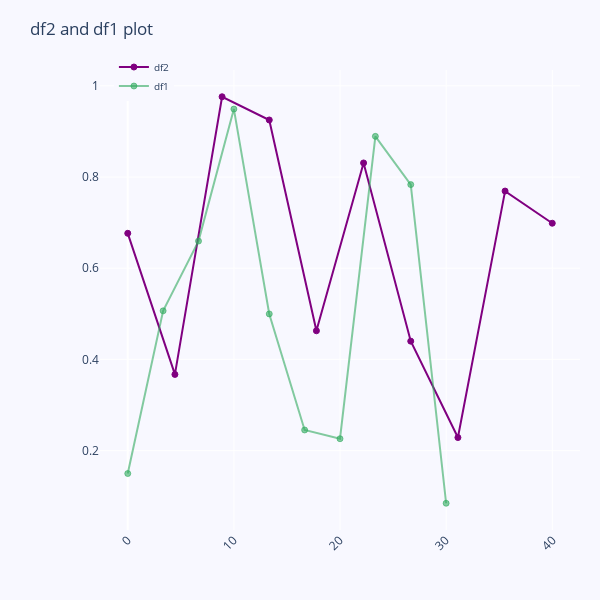

The notebook cell saved with this chart:
### Code cell
import numpy as np
import pandas as pd
import plotly.offline as py
import plotly.graph_objs as go
from plotly import tools

df1 = pd.DataFrame({"X":np.linspace(0,30,10), "Y":np.random.rand(10)})
df2 = pd.DataFrame({"A":np.linspace(0,40,10), "B":np.random.rand(10)})

# plotting the graphs...

# 'rgb(128, 0, 128)'
# color=sns.color_palette()
def scatter_chart(x, y, color, name):

    trace = go.Scatter(
             x=x.values,
             y=y.values,
             name=name,
   
             marker=dict(
                    color=color,
                    line=dict(
                    color=color,
                    width=1)
                  ),
              )
    return trace
trace1 = scatter_chart(df2["A"], df2["B"], 'rgb(128, 0, 128)', "df2")
trace2 = scatter_chart(df1["X"], df1["Y"], 'rgba(50, 171, 96, 0.6)', "df1")
fig = tools.make_subplots(rows=1,cols=1, vertical_spacing=0.5)
fig.add_trace(trace1)
fig.add_trace(trace2)

fig.update_layout(
title="df2 and df1 plot",
height=600, 
width=600, 
# annotations=annotations, 
xaxis=dict(tickangle=-45),
legend=dict(x=0.029, y=1.038, font_size=10),
margin=dict(l=100, r=20, t=70, b=70),
paper_bgcolor='rgb(248, 248, 255)',
plot_bgcolor='rgb(248, 248, 255)',)
py.iplot(fig, filename='pageviews_plots_4')

### Figure 1 — Plotly figure (JSON) as saved in the notebook; plotly's stock layout.template omitted (floating-point values rounded to 4 significant figures)
{"data": [{"marker": {"color": "rgb(128, 0, 128)", "line": {"color": "rgb(128, 0, 128)", "width": 1}}, "name": "df2", "type": "scatter", "x": [0, 4.444, 8.889, 13.33, 17.78, 22.22, 26.67, 31.11, 35.56, 40], "y": [0.6765, 0.3671, 0.976, 0.925, 0.4627, 0.8308, 0.44, 0.2286, 0.7691, 0.6986]}, {"marker": {"color": "rgba(50, 171, 96, 0.6)", "line": {"color": "rgba(50, 171, 96, 0.6)", "width": 1}}, "name": "df1", "type": "scatter", "x": [0, 3.333, 6.667, 10, 13.33, 16.67, 20, 23.33, 26.67, 30], "y": [0.1497, 0.5064, 0.6594, 0.9489, 0.4997, 0.2452, 0.226, 0.8891, 0.7833, 0.08451]}], "layout": {"height": 600, "legend": {"font": {"size": 10}, "x": 0.029, "y": 1.038}, "margin": {"b": 70, "l": 100, "r": 20, "t": 70}, "paper_bgcolor": "rgb(248, 248, 255)", "plot_bgcolor": "rgb(248, 248, 255)", "title": {"text": "df2 and df1 plot"}, "width": 600, "xaxis": {"anchor": "y", "domain": [0, 1], "tickangle": -45}, "yaxis": {"anchor": "x", "domain": [0, 1]}}}
